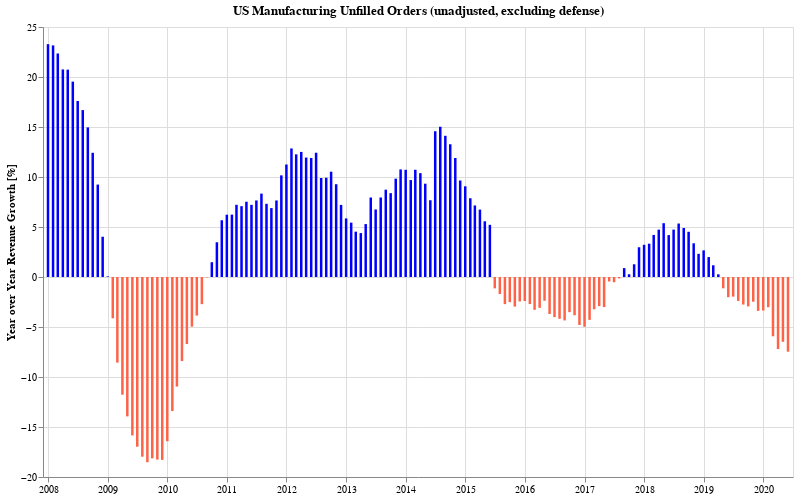

The notebook cell saved with this chart:
### Code cell
yoyChartFor(dfs['UnfilledOrders'], 'UMXDUO', 'US Manufacturing Unfilled Orders (unadjusted, excluding defense)')

### Figure 1 — Vega-Lite specification as saved in the notebook (floating-point values rounded to 4 significant figures; data arrays with more than 128 entries replaced by an {"elided": "..."} marker saying what was removed)
{"config": {"view": {"continuousWidth": 400, "continuousHeight": 300}}, "data": {"name": "data-cb9a3aa02cbc425fde96cb0160bf13bf"}, "mark": {"type": "bar", "color": "blue", "size": 2.5}, "background": "white", "encoding": {"color": {"condition": {"value": "tomato", "test": "datum['value'] < 0"}, "value": "blue"}, "tooltip": [{"type": "temporal", "field": "dt", "format": "%B - %Y", "title": "Period"}, {"type": "quantitative", "field": "value", "format": ",.02f", "title": "% Change"}], "x": {"type": "temporal", "axis": {"title": ""}, "field": "dt"}, "y": {"type": "quantitative", "axis": {"title": "Year over Year Revenue Growth [%]"}, "field": "value"}}, "height": 450, "title": "US Manufacturing Unfilled Orders (unadjusted, excluding defense)", "width": 750, "$schema": "https://vega.github.io/schema/vega-lite/v4.8.1.json", "datasets": {"data-cb9a3aa02cbc425fde96cb0160bf13bf": {"elided": "150 records"}}}
